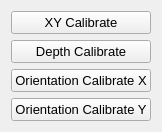
     <widget class="QWidget" name="layoutWidget_7">
      <property name="geometry">
       <rect>
        <x>530</x>
        <y>20</y>
        <width>148</width>
        <height>131</height>
       </rect>
      </property>
      <layout class="QVBoxLayout" name="verticalLayout_31">
       <item>
        <widget class="QPushButton" name="pushButtonCalibrateXY">
         <property name="font">
          <font>
           <pointsize>10</pointsize>
           <weight>50</weight>
           <bold>false</bold>
          </font>
         </property>
         <property name="text">
          <string>XY Calibrate</string>
         </property>
        </widget>
       </item>
       <item>
        <widget class="QPushButton" name="pushButtonCalibrate">
         <property name="font">
          <font>
           <pointsize>10</pointsize>
           <weight>50</weight>
           <bold>false</bold>
          </font>
         </property>
         <property name="text">
          <string>Depth Calibrate</string>
         </property>
        </widget>
       </item>
       <item>
        <widget class="QPushButton" name="pushButtonCalibrateOrient">
         <property name="font">
          <font>
           <pointsize>10</pointsize>
           <weight>50</weight>
           <bold>false</bold>
          </font>
         </property>
         <property name="text">
          <string>Orientation Calibrate X</string>
         </property>
        </widget>
       </item>
       <item>
        <widget class="QPushButton" name="pushButtonCalibrateOrientY">
         <property name="font">
          <font>
           <pointsize>10</pointsize>
           <weight>50</weight>
           <bold>false</bold>
          </font>
         </property>
         <property name="text">
          <string>Orientation Calibrate Y</string>
         </property>
        </widget>
       </item>
      </layout>
     </widget>
